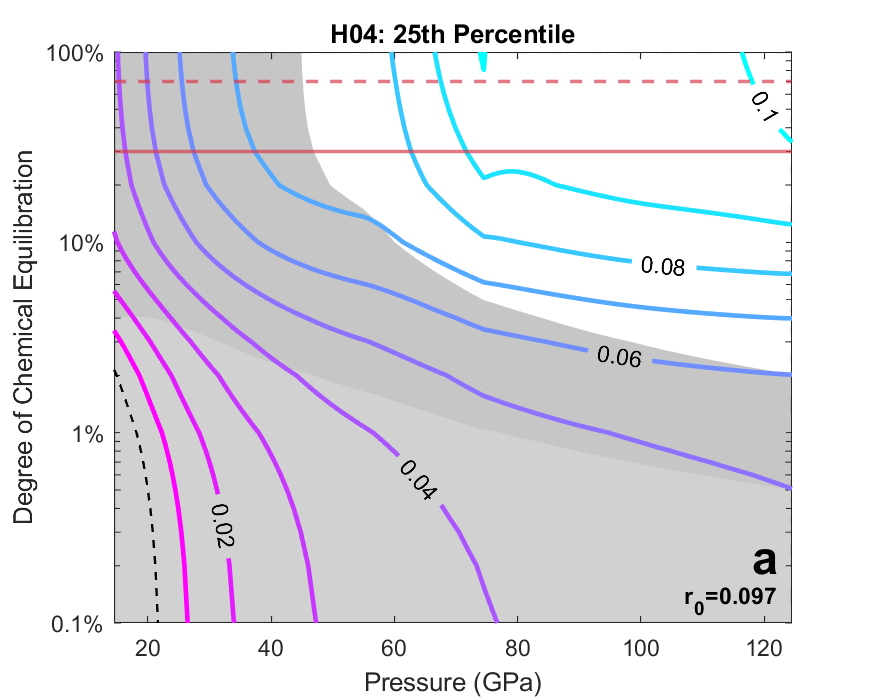
%> input picture figs/Sept 29/EffvsD_H04_25th.png, 875 x 700 px
$ octave combineFigs.m   (GNU Octave 9; MATLAB toolbox functions it lacks are replaced by stand-ins)
%> lines starting %> are read from the running program, lines starting %| are printed output that depends on the picture
% EL
% Updated 10-02-2023

% Figure combination


clear;

im_a = imread('EffvsD_H04_25th.png');
%> im_a is the input picture: size 700x875x3 uint8; mean R, G, B 225.4, 224.6, 229.5
im_b = imread('EffvsD_H04_50th.png');
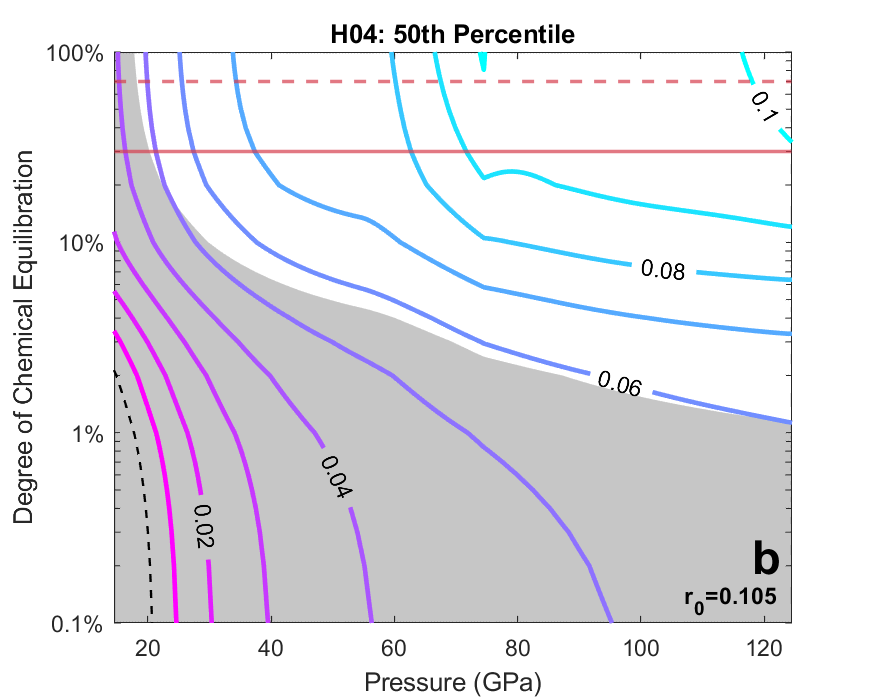
%> input picture figs/Sept 29/EffvsD_H04_50th.png, 875 x 700 px
%> im_b is the input picture: size 700x875x3 uint8; mean R, G, B 228.2, 227.5, 232.2
im_c = imread('EffvsD_H04_75th.png');
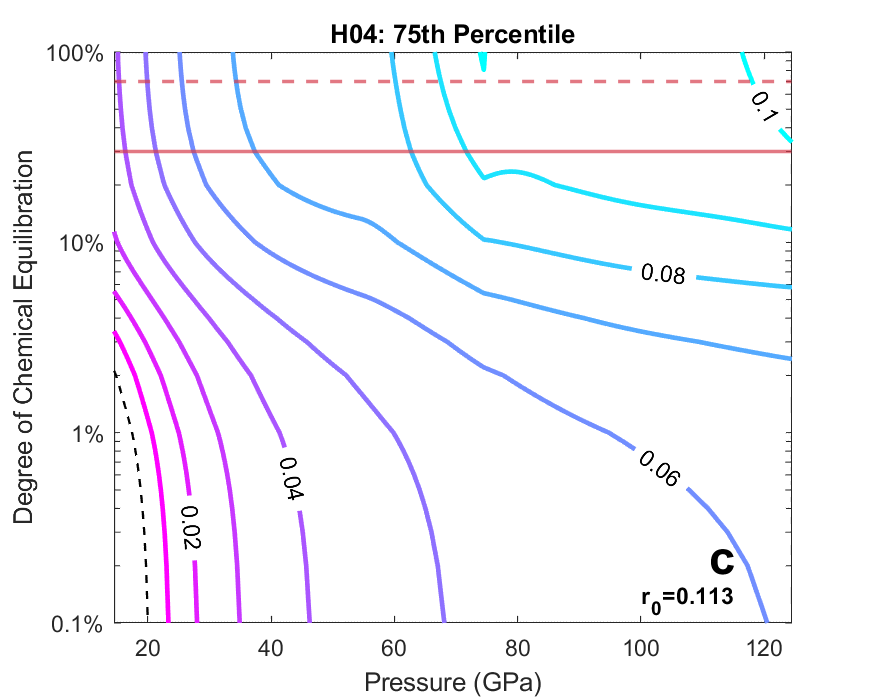
%> input picture figs/Sept 29/EffvsD_H04_75th.png, 875 x 700 px
%> im_c is the input picture: size 700x875x3 uint8; mean R, G, B 245.9, 245.2, 249.9

im_d = imread('EffvsD_N21_25th.png');
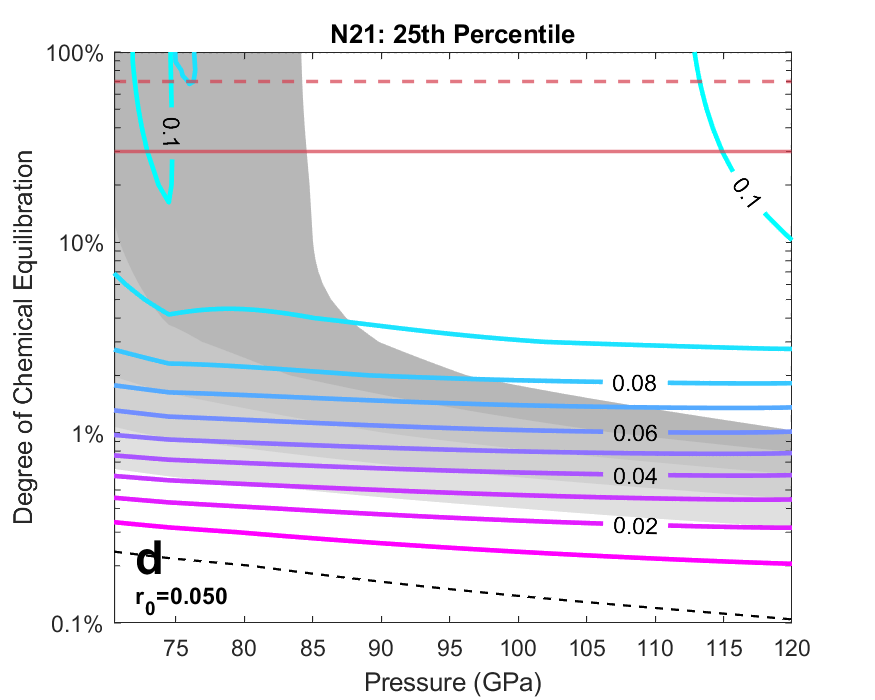
%> input picture figs/Sept 29/EffvsD_N21_25th.png, 875 x 700 px
%> im_d is the input picture: size 700x875x3 uint8; mean R, G, B 231.7, 230.7, 237.1
im_e = imread('EffvsD_N21_50th.png');
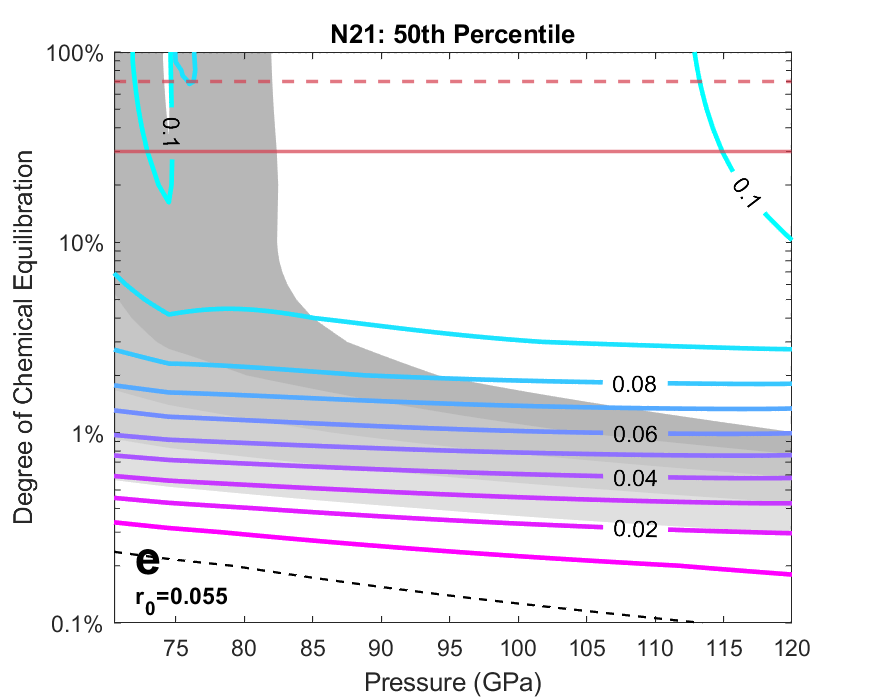
%> input picture figs/Sept 29/EffvsD_N21_50th.png, 875 x 700 px
%> im_e is the input picture: size 700x875x3 uint8; mean R, G, B 232.6, 231.6, 238
im_f = imread('EffvsD_N21_75th.png');
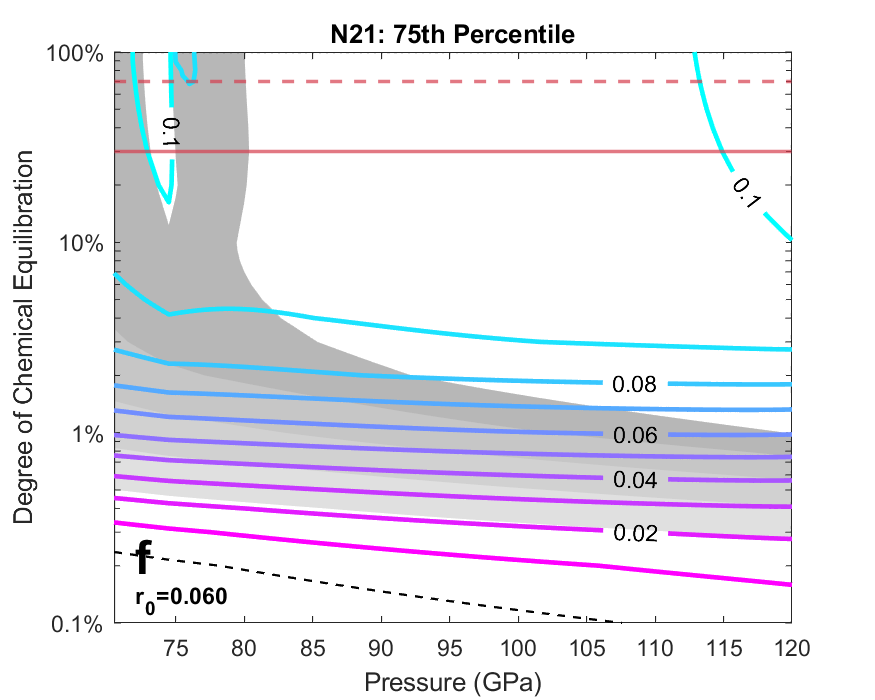
%> input picture figs/Sept 29/EffvsD_N21_75th.png, 875 x 700 px
%> im_f is the input picture: size 700x875x3 uint8; mean R, G, B 233.8, 232.8, 239.2


figure;
t = tiledlayout(2,3);
nexttile
imshow(im_a)
nexttile
imshow(im_b)
nexttile
imshow(im_c)
nexttile
imshow(im_d)
nexttile
imshow(im_e)
nexttile
imshow(im_f)

t.TileSpacing = 'none';
t.Padding = 'tight';
